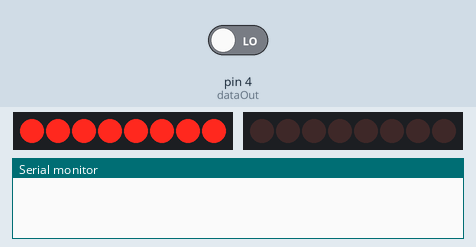
This sketch was run on a simulated Arduino Uno, built with avr-gcc and run on an emulated ATmega328P. Parts: 2 × 8 shift-register outputs drawn as a row of LEDs (first output left, lit = HIGH), the last lines printed to the serial monitor. Wiring (inferred from the names in the program): 2 × shift register (74HC595): data pin 2, shift clock pin 3, MR pin 5 / data pin 6, shift clock pin 7, latch pin 8. Wiring (inferred from the signals the program sends): 2 × row of LEDs: on Q0, Q1, Q2, Q3, Q4, Q5, Q6, Q7 / on Q0, Q1, Q2, Q3, Q4, Q5, Q6, Q7. Inputs (shaded band) come from the test bench; at power-on: pin 4 (dataOut) LOW.

Above: at 0.1 s.
At 1.0 s:
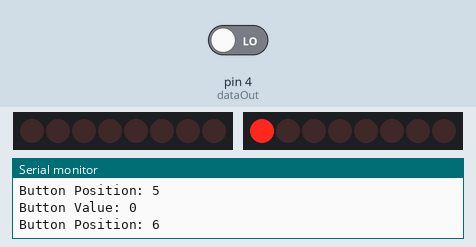
At 17.44 s:
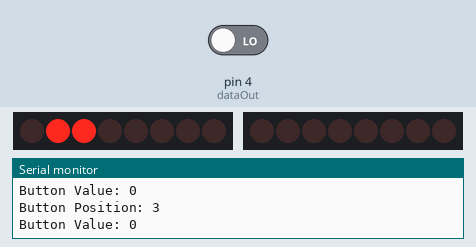
At 26.22 s:
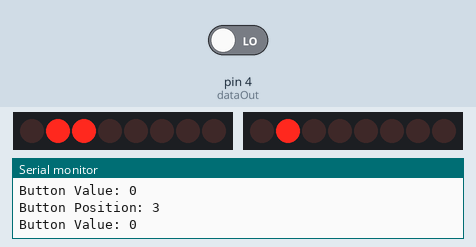
At 28.4 s:
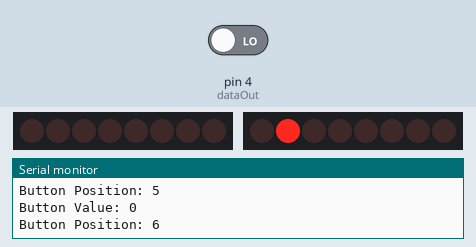
Timing chart, 0 to 38.2 s (numbered marks = the images above):
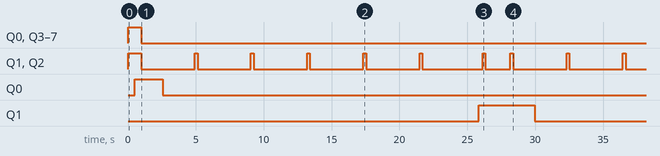

Measured:
- by itself, Q0, Q3–7: LOW → HIGH at 0.00 s, → LOW 0.99 s later
- by itself, Q1, Q2: LOW → HIGH at 0.00 s, → LOW 0.99 s later, → HIGH 3.9 s later, → LOW 0.21 s later, … (20 changes in this stretch)
- by itself, Q0: LOW → HIGH at 0.50 s, → LOW 2.1 s later
- by itself, Q1: LOW → HIGH at 25.8 s, → LOW 4.1 s later

The sketch:

CombinedDebug.ino
```cpp
int clearPin = 5; //Arduino pin 5 connected to Pin 10, SRCLR(Clear/Reset) of 74HC595
int serialData = 6;  //Arduino pin 6 connected to Pin 14, SER(serial input) of 74HC595
int shiftClock = 7;  //Arduino pin 7 connected to Pin 11, SRCLK(shift clock) of 74HC595
int latchClock = 8;  //Arduino pin 8 connected to Pin 12, RCLK(storage/latch clock) of 74HC595 ]

int ioSelect = 2;     // SR Pin 15.
int clockPulse = 3;   //SR Pin 7.
int dataOut = 4;      //SR Pin 13.

int j;
int value;

byte switchVar = 0;  //stores a byte array to show which button was pressed

byte leds = 0;
int k = 0;

void setup() {   //runs once at startup
   //set pins to output so you can control the shift register
  pinMode(clearPin, OUTPUT);
  pinMode(shiftClock, OUTPUT);
  pinMode(latchClock, OUTPUT);
  pinMode(serialData, OUTPUT);

  pinMode(ioSelect, OUTPUT);
  pinMode(clockPulse, OUTPUT);
  pinMode(dataOut, INPUT);


  digitalWrite(clearPin, LOW); //Pin is active-low, this clears the shift register
  digitalWrite(clearPin, HIGH); //Clear pin is inactive

  Serial.begin(9600);  //setting baud rate
}


void loop() {
  updateShiftRegister();
  Serial.print("Delay 250");
  delay(250);

  if(k >= 1){
    bitSet(leds, k);
  }

  else {
    bitSet(leds, 0);
  }

  for (int i = 0; i < 12; i++){
    updateShiftRegister();
    bitClear (leds, i);


    digitalWrite(ioSelect, 0);    // enables parallel inputs
    digitalWrite(clockPulse, 0);  // start clock pin low
    digitalWrite(clockPulse, 1);  // set clock pin high, data loaded into SR
    digitalWrite(ioSelect, 1);    // disable parallel inputs and enable serial output

    for(j = 0; j < 48; j++) {         //sets integer to values 0 through 7 for all 8 bits

      if(value = 1){
      value = digitalRead(dataOut); //reads data from SR serial data out pin

      Serial.print("Button Position: "); // checks bit position 0-7
      Serial.println(j);
      Serial.print("Button Value: ");  //checks whether button was pressed (high vs low)
      Serial.println(value);

      digitalWrite(clockPulse, LOW);  //after each bit is logged,
      digitalWrite(clockPulse, HIGH); //pulses clock to get next bit
    }
    }
//    delay(250);
  }
  k++;
}

void updateShiftRegister() {
   digitalWrite(latchClock, LOW);
          // take the latchClock low so
          // the LEDs don't change while you're sending in bits:

   shiftOut(serialData, shiftClock, MSBFIRST, leds);      // shift out the bits
   digitalWrite(latchClock, HIGH);     //take the latch pin high so the LEDs will light up
   delay(250);     // pause before next value
}
```
